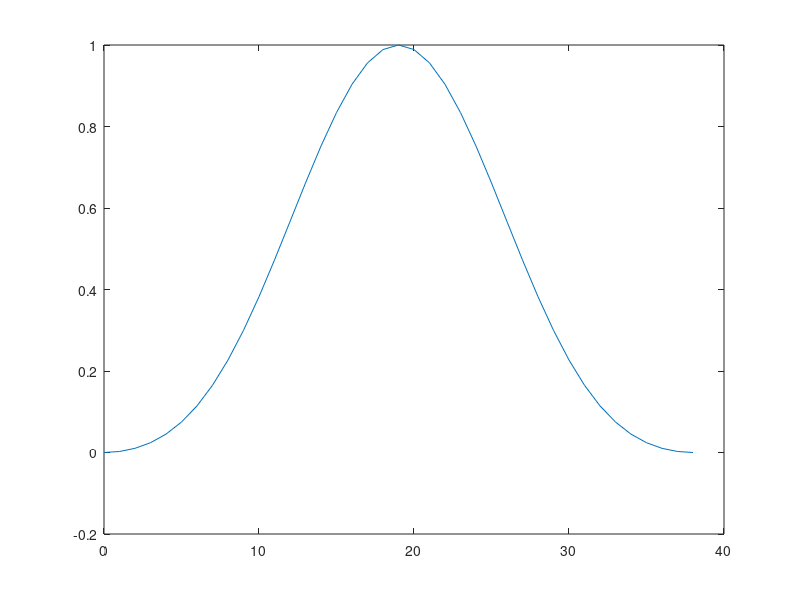

MATLAB code to generate this figure: (Note: this script raises an error after producing the figure.)
clc
clear

M=39;
m=0:M-1;
n=[-(M-1)/2:-1 1:(M-1)/2];
wc=0.4*pi;
H= (sin(wc*n)/pi)./n;
hn=[H(1:(((M-1)/2))) wc/pi H((((M-1)/2)+1):M-1)];
wn=0.42-(0.5*cos(2*pi*m/(M-1))) + 0.08*(cos(4*pi*m/(M-1)));
x=hn.*wn;
plot(m,wn);
title("Blackman window with "+ M +" Samples");
fvtool(x,1)
